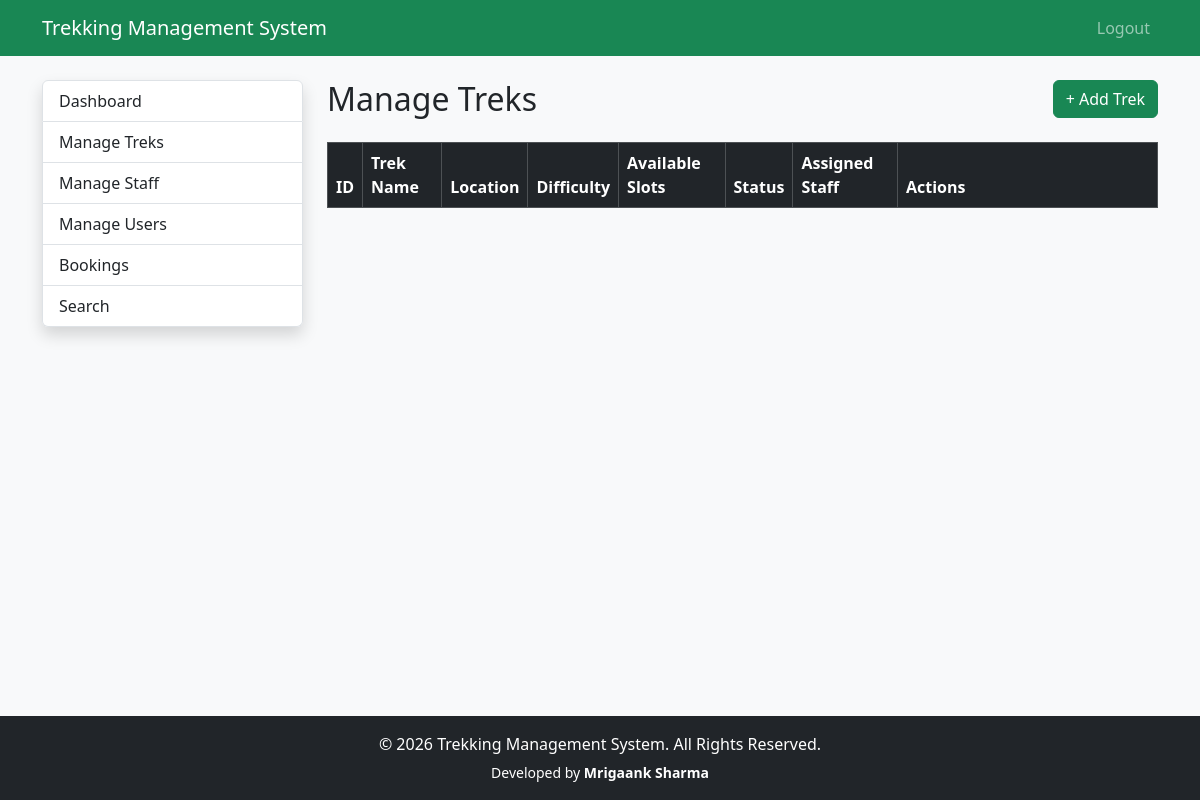
/admin/treks (signed in), run on an earlier commit of the app's database.
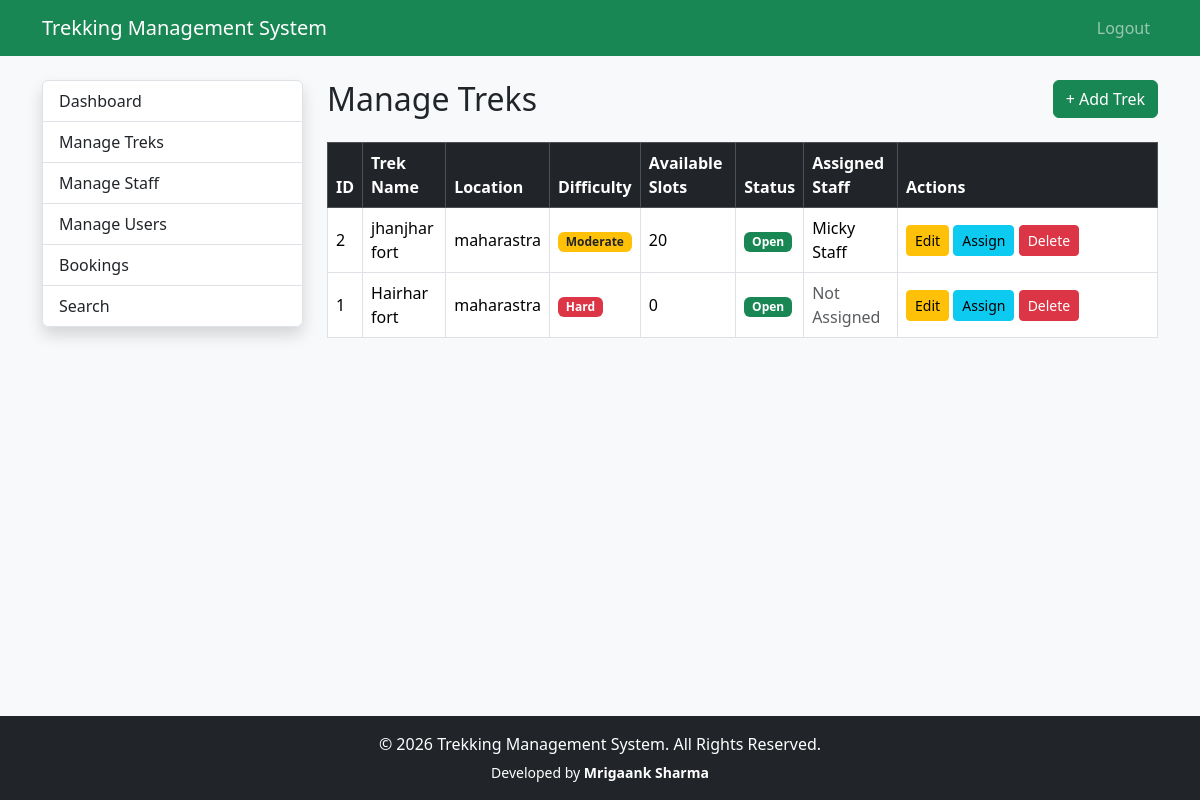
And on a later commit of the database.
### app/models.py (models this page shows)
class Trek(db.Model):
        __tablename__="treks"
        id=db.Column(db.Integer,primary_key=True)
        name=db.Column(db.String(100),nullable=False)
        location=db.Column(db.String(100),nullable=False)
        difficulty=db.Column(db.String(20),nullable=False)
        duration=db.Column(db.Integer)
        available_slots=db.Column(db.Integer)
        description=db.Column(db.Text)
        status=db.Column(
            db.String(20),
            default="Upcoming"
        )
        start_date=db.Column(db.Date)
        end_date=db.Column(db.Date)
        staff_id=db.Column(
            db.Integer,
            db.ForeignKey("users.id")
        )
        bookings=db.relationship(
            "Booking",
            backref="trek",
            lazy=True
        )
        price = db.Column(db.Float)
        image = db.Column(db.String(255))
        max_altitude = db.Column(db.Integer)
        meeting_point = db.Column(db.String(200))

class User(UserMixin,db.Model):
    __tablename__="users"
    id=db.Column(db.Integer,primary_key=True)
    name=db.Column(db.String(100),nullable=False)
    email=db.Column(db.String(120),unique=True,nullable=False)
    password=db.Column(db.String(255),nullable=False)
    phone=db.Column(db.String(15))
    role=db.Column(db.String(20),nullable=False)
    status=db.Column(db.String(20),default="active")
    created_at=db.Column(db.DateTime,default=datetime.utcnow)
    assigned_treks=db.relationship(
        "Trek",
        foreign_keys="Trek.staff_id",
        backref="staff",
        lazy=True
    )
    bookings=db.relationship(
        "Booking",
        backref="user",
        lazy=True
    )

### app/admin/trek_routes.py (the view)
@admin_bp.route("/treks")
@login_required
@admin_required
def view_treks():
    treks =Trek.query.order_by(Trek.id.desc()).all()
    return render_template(
        "admin/treks.html",
        treks=treks
    )

### app/extensions.py (called while the page is built)
@login_manager.user_loader
def load_user(user_id):
    return User.query.get(int(user_id))

### app/templates/admin/treks.html
{% extends 'admin/layout.html' %}
{% block admin_content %}
<div class="d-flex justify-content-between align-items-center mb-4">
    <h2 class="mb-0">Manage Treks</h2>
    <a href="{{ url_for('admin.add_trek') }}" class="btn btn-success">
        + Add Trek
    </a>
</div>
<div class="table-responsive">
    <table class="table table-hover table-bordered align-middle">
        <thead class="table-dark">
            <tr>
                <th>ID</th>
                <th>Trek Name</th>
                <th>Location</th>
                <th>Difficulty</th>
                <th>Available Slots</th>
                <th>Status</th>
                <th>Assigned Staff</th>
                <th width="260">Actions</th>
            </tr>
        </thead>
        <tbody>
            {% for trek in treks %}
            <tr>
                <td>{{ trek.id }}</td>
                <td>{{ trek.name }}</td>
                <td>{{ trek.location }}</td>
                <td>
                    {% if trek.difficulty == "Easy" %}
                        <span class="badge bg-success">Easy</span>
                    {% elif trek.difficulty == "Moderate" %}
                        <span class="badge bg-warning text-dark">
                            Moderate
                        </span>
                    {% else %}
                        <span class="badge bg-danger">Hard</span>
                    {% endif %}
                </td>
                <td>{{ trek.available_slots }}</td>
                <td>
                    {% if trek.status == "Open" %}
                        <span class="badge bg-success">Open</span>
                    {% elif trek.status == "Closed" %}
                        <span class="badge bg-secondary">Closed</span>
                    {% elif trek.status == "Completed" %}
                        <span class="badge bg-primary">Completed</span>
                    {% else %}
                        <span class="badge bg-warning text-dark">
                            {{ trek.status }}
                        </span>
                    {% endif %}
                </td>
                <td>
                    {% if trek.staff %}
                        {{ trek.staff.name }}
                    {% else %}
                        <span class="text-muted">Not Assigned</span>
                    {% endif %}
                </td>
                <td>
                    <a href="{{ url_for('admin.edit_trek', trek_id=trek.id) }}"
                       class="btn btn-warning btn-sm">
                        Edit
                    </a>
                    <a href="{{ url_for('admin.assign_staff', trek_id=trek.id) }}"
                       class="btn btn-info btn-sm">
                        Assign
                    </a>
                    <a href="{{ url_for('admin.delete_trek', trek_id=trek.id) }}"
                       class="btn btn-danger btn-sm"
                       onclick="return confirm('Delete this trek?')">
                        Delete
                    </a>
                </td>
            </tr>
            {% endfor %}
        </tbody>
    </table>
</div>
{% endblock %}

### app/templates/admin/layout.html
{% extends 'base.html' %}
{% block content %}
<div class="row">
    <div class="col-md-3">
        <div class="list-group shadow">
            <a href="{{ url_for('admin.dashboard') }}" class="list-group-item list-group-item-action">
                Dashboard
            </a>
            <a href="{{ url_for('admin.view_treks') }}" class="list-group-item list-group-item-action">
                Manage Treks
            </a>
            <a href="{{ url_for('admin.manage_staff') }}" class="list-group-item list-group-item-action">
                Manage Staff
            </a>
            <a href="{{ url_for('admin.manage_users') }}" class="list-group-item list-group-item-action">
                Manage Users
            </a>
            <a href="{{ url_for('admin.view_bookings') }}" class="list-group-item list-group-item-action">
                Bookings
            </a>
            <a href="{{ url_for('admin.search') }}" class="list-group-item list-group-item-action">
               Search
            </a>
        </div>
    </div>
    <div class="col-md-9">
        {% block admin_content %}
        {% endblock %}
    </div>
</div>
{% endblock %}

### app/templates/base.html (shortened to what this page needs)
<!DOCTYPE html>
<html lang="en">
<head>
    <link href="https://cdn.jsdelivr.net/npm/bootstrap@5.3.3/dist/css/bootstrap.min.css"
          rel="stylesheet">
</head>
<body class="bg-light d-flex flex-column min-vh-100">
    {% include 'navbar.html' %}
    <main class="container mt-4 flex-grow-1">
        {% block content %}
        {% endblock %}
    </main>
    <footer class="bg-dark text-white text-center py-3 mt-auto">
        <div class="container">
            <p class="mb-1">
                &copy; 2026 Trekking Management System. All Rights Reserved.
            </p>
            <small>
                Developed by <strong>Mrigaank Sharma</strong>
            </small>
        </div>
    </footer>
</body>
</html>

### app/templates/navbar.html (shortened to what this page needs)
<nav class="navbar navbar-expand-lg navbar-dark bg-success">
<div class="container">
<a
class="navbar-brand"
href="/">
Trekking Management System
</a>
<ul class="navbar-nav ms-auto">
{% if current_user.is_authenticated %}
<li class="nav-item">
<a
class="nav-link"
href="/logout">
Logout
</a>
</li>
{% endif %}
</ul>
</div>
</nav>

What changed in the data, as far as the page shows it:
added Trek: id "2", name "jhanjhar fort", location "maharastra", difficulty "Moderate", available_slots "20", status "Open", staff.name "Micky Staff"
added Trek: id "1", name "Hairhar fort", location "maharastra", difficulty "Hard", available_slots "0", status "Open", shows "Not Assigned"
